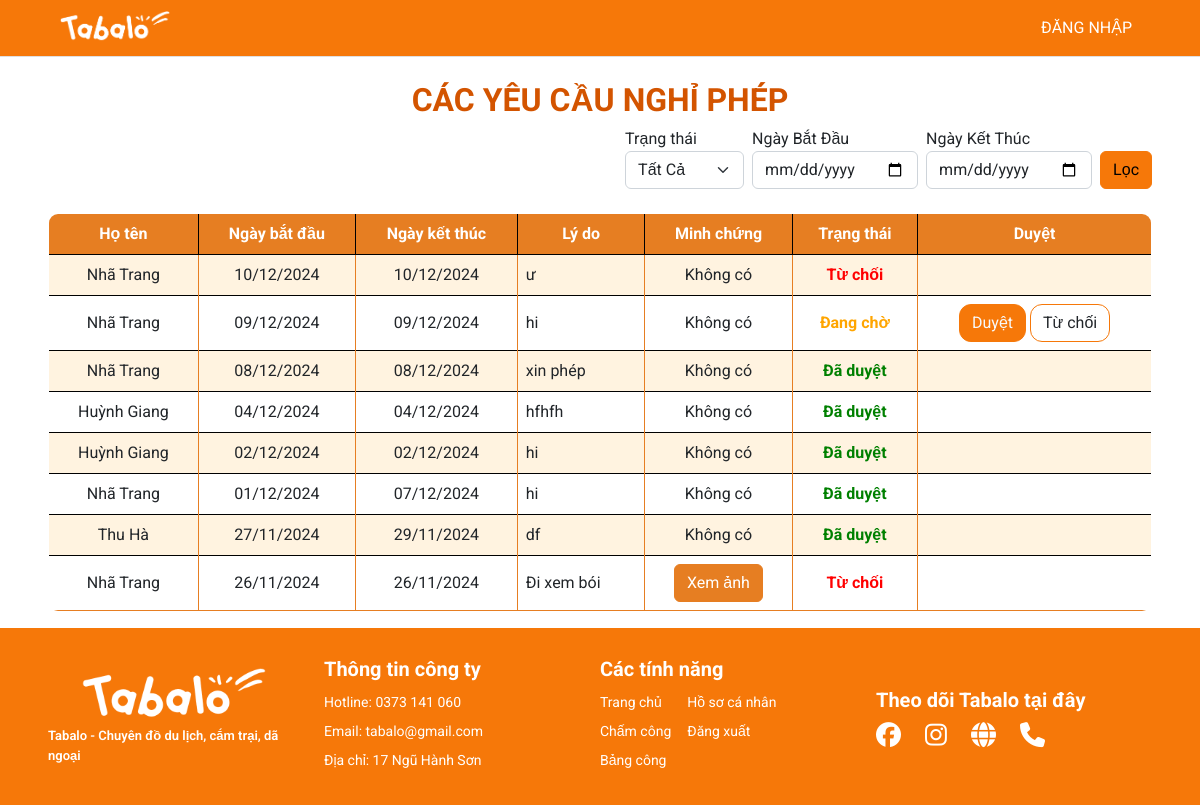
/management/dayoff/, run on the app's committed database.
### myapp/models.py (models this page shows, shortened)
class DayOffRequest(models.Model):
    STATUS_CHOICES = [
        ('pending', 'Pending'),
        ('approved', 'Approved'),
        ('rejected', 'Rejected'),
    ]
    user = models.ForeignKey(User, on_delete=models.CASCADE)
    start_date = models.DateField()
    end_date = models.DateField()
    reason = models.TextField()
    status = models.CharField(max_length=10, choices=STATUS_CHOICES, default='pending')
    image = models.ImageField(upload_to='uploads/', blank=True, null=True)

### management/views.py (the view, shortened to what this page needs)
# urls.py: path('dayoff/', views.admin_review_requests, name='dayoff'),
def admin_review_requests(request):
    title = 'Đơn nghỉ phép'
    requests = DayOffRequest.objects.order_by('-start_date')
    status = request.GET.get('status', '')
    start_date = request.GET.get('start-date', '')
    end_date = request.GET.get('end-date', '')
    if start_date and end_date:
      requests = requests.filter(start_date__range=[start_date, end_date])
    elif start_date:
      requests = requests.filter(start_date__range=[start_date, datetime.now().date()])
    elif end_date:
      requests = requests.filter(start_date__range=[datetime.now().date(), end_date])
    paginator = Paginator(requests, 10)
    page_number = request.GET.get('page', '')
    try:
      page_obj = paginator.get_page(page_number)
    except PageNotAnInteger:
      page_obj = paginator.page(1)
    except EmptyPage:
      page_obj = paginator.page(paginator.num_pages)
    query_params = request.GET.copy()
    if 'page' in query_params:
      query_params.pop('page')
    context = {'title': title,
               'start_date': start_date,
               'end_date': end_date,
               'status': status,
               'page_obj': page_obj,
               'query_params': query_params.urlencode()}
    return render(request, 'pages/admin_review_requests.html', context)

### management/context_processors.py (called while the page is built)
def pending_dayoff(request):
  count_pending = DayOffRequest.objects.filter(status='pending').count()
  return {'count_pending': count_pending}

### templates/pages/admin_review_requests.html (shortened to what this page needs)
{% extends '../layouts/base.html' %}
{% load static %}
{% block main %}
<link rel="stylesheet" href="{% static 'styles/table.css' %}">
<br>
<h1 style="text-align: center; font-size: 2rem; font-weight: bold; color: #D35400;">CÁC YÊU CẦU NGHỈ PHÉP</h1>
{% include 'partials/filter_dayoff.html' %}
<br>
<table class="table table-hover table-bordered custom-border" style="border-radius: 10px; overflow: hidden;">
  <thead class="bg-tab text-white" style="background-color: #E67E22;">
    <tr>
      <th scope="col" class="text-center" >Họ tên</th>
      <th scope="col" class="text-center" >Ngày bắt đầu</th>
      <th scope="col" class="text-center" >Ngày kết thúc</th>
      <th scope="col" class="text-center" >Lý do</th>
      <th scope="col" class="text-center" >Minh chứng</th>
      <th scope="col" class="text-center" >Trạng thái</th>
      <th scope="col" class="text-center" >Duyệt</th>
    </tr>
  </thead>
  <tbody>
    {% for rq in page_obj %}
      <tr class="table-row">
        <td class="text-center align-middle border-cell">{{ rq.user.first_name }} {{ rq.user.last_name }}</td>
        <td class="text-center align-middle border-cell">{{ rq.start_date|date:"d/m/Y" }}</td>
        <td class="text-center align-middle border-cell">{{ rq.end_date|date:"d/m/Y" }}</td>
        <td class="align-middle border-cell">{{ rq.reason }}</td>
        <td class="text-center align-middle border-cell">
          {% if rq.image %}
          <a href="{{ rq.image.url }}" target="_blank" style="text-decoration: none;">
            <button class="btn btn-secondary" style="background-color: #E67E22; border-color: #E67E22; color: white;">
              Xem ảnh
            </button>
          </a>
          {% else %}
          <span>Không có</span>
          {% endif %}
        </td>
        <td class="text-center align-middle border-cell">
          {% if rq.status == 'approved' %}
          <span style="color: green; font-weight: bold;">Đã duyệt</span>
          {% elif rq.status == 'pending' %}
          <span style="color: orange; font-weight: bold;">Đang chờ</span>
          {% else %}
          <span style="color: red; font-weight: bold;">Từ chối</span>
          {% endif %}
        </td>
        <td class="border-cell">
          {% if rq.status == 'pending' %}
          <form method="post">
            <center>
              <button class="btn bg-btn text-light" name="accept" value="{{ rq.id }}">Duyệt</button>
              <button class="btn bg-btn-light" name="refuse" value="{{ rq.id }}">Từ chối</button>
            </center>
          </form>
          {% endif %}
        </td>
      </tr>
    {% endfor %}
  </tbody>
</table>
{% endblock %}

### static/styles/style.css (style rules this page uses)
.bg-btn { background-color: #F67809 !important; --bs-btn-border-color: #F67809 !important; border-radius: 12px !important; --bs-btn-hover-border-color: none !important; --bs-btn-active-bg: none !important; --bs-btn-active-border-color: none !important; }
.bg-btn-light { color: #F67809; background-color: white !important; --bs-btn-border-color: #F67809 !important; border-radius: 12px !important; --bs-btn-hover-border-color: none !important; --bs-btn-active-bg: none !important; --bs-btn-active-border-color: none !important; }
.bg-tab { background-color: #FF983E !important; }
table { border-collapse: collapse; border: 1px solid #000 !important; }
table th, table td { border: 1px solid #000000; }

### static/styles/table.css (style rules this page uses)
.table-bordered thead th { vertical-align: middle; }
.table-bordered tbody tr:nth-child(odd) { background-color: #FFF3E0; }
.table-bordered tbody tr:nth-child(even) { background-color: #FFFFFF; }
.bg-tab { background-color: #E67E22 !important; color: white !important; }
.custom-border { border: 2px solid #E67E22; border-radius: 10px; }
.border-cell { border: 1px solid #E67E22; }
.table-bordered tbody tr:last-child { border-bottom: 2px solid #E67E22; }

### data on the page
DayOffRequest: user.first_name "Nhã", user.last_name "Trang", start_date "10/12/2024", end_date "10/12/2024", reason "ư", image "Không có", status "Từ chối"
DayOffRequest: user.first_name "Nhã", user.last_name "Trang", start_date "09/12/2024", end_date "09/12/2024", reason "hi", image "Không có", status "Đang chờ", {{ rq.id }} 14 (drawn)
DayOffRequest: user.first_name "Nhã", user.last_name "Trang", start_date "08/12/2024", end_date "08/12/2024", reason "xin phép", image "Không có", status "Đã duyệt"
DayOffRequest: user.first_name "Huỳnh", user.last_name "Giang", start_date "04/12/2024", end_date "04/12/2024", reason "hfhfh", image "Không có", status "Đã duyệt"
DayOffRequest: user.first_name "Huỳnh", user.last_name "Giang", start_date "02/12/2024", end_date "02/12/2024", reason "hi", image "Không có", status "Đã duyệt"
DayOffRequest: user.first_name "Nhã", user.last_name "Trang", start_date "01/12/2024", end_date "07/12/2024", reason "hi", image "Không có", status "Đã duyệt"
DayOffRequest: user.first_name "Thu", user.last_name "Hà", start_date "27/11/2024", end_date "29/11/2024", reason "df", image "Không có", status "Đã duyệt"
DayOffRequest: user.first_name "Nhã", user.last_name "Trang", start_date "26/11/2024", end_date "26/11/2024", reason "Đi xem bói", status "Từ chối"
